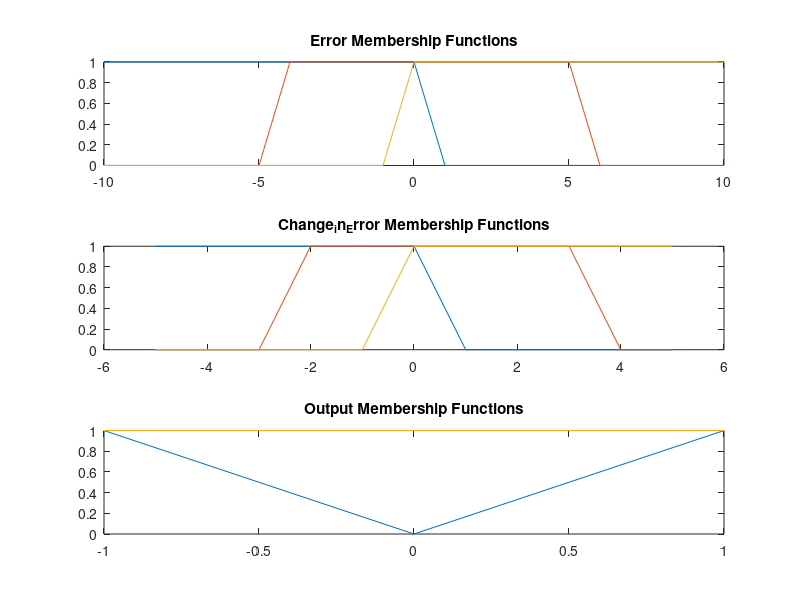

Reproduce this figure in MATLAB.
% Fuzzy Logic Part (without Fuzzy Logic Toolbox)
error = linspace(-10, 10, 21);
change_in_error = linspace(-5, 5, 11);
output = linspace(-1, 1, 3);

% Fuzzy membership functions
error_mf = [
    (error <= -5) | ((error > -5) & (error <= 0) & (error >= -10)),
    (error > -5) & (error <= 5),
    ((error >= 0) & (error <= 5)) | (error > 5)
];

change_in_error_mf = [
    (change_in_error <= -3) | ((change_in_error > -3) & (change_in_error <= 0) & (change_in_error >= -5)),
    (change_in_error > -3) & (change_in_error <= 3),
    ((change_in_error >= 0) & (change_in_error <= 3)) | (change_in_error > 3)
];

output_mf = [
    (output <= 0) | ((output > 0) & (output <= 1) & (output >= -1)),
    (output > -1) & (output <= 1),
    (output >= 0) | ((output < 0) & (output >= -1))
];

% Set input values
input_error = -3;
input_change_in_error = 2;

% Fuzzy rule evaluation
rule1 = error_mf(1, input_error + 11) & change_in_error_mf(1, input_change_in_error + 6);
rule2 = (error_mf(2, input_error + 11) | error_mf(3, input_error + 11)) & change_in_error_mf(2, input_change_in_error + 6);
rule3 = error_mf(3, input_error + 11) & change_in_error_mf(3, input_change_in_error + 6);

% Fuzzy output calculation
output_low = min(output_mf(1, :));
output_medium = min(output_mf(2, :));
output_high = min(output_mf(3, :));

output_value = rule1 * output_low + rule2 * output_medium + rule3 * output_high;

% Display results
disp(['FLC Output: ' num2str(output_value)]);

% Plot membership functions (optional)
figure;
subplot(3, 1, 1);
plot(error, error_mf);
title('Error Membership Functions');
subplot(3, 1, 2);
plot(change_in_error, change_in_error_mf);
title('Change_in_Error Membership Functions');
subplot(3, 1, 3);
plot(output, output_mf);
title('Output Membership Functions');
